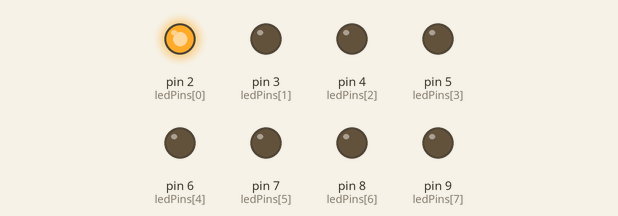
This sketch was run on a simulated Arduino Uno, built with avr-gcc and run on an emulated ATmega328P. Shown: output pins drawn as LEDs (lit = HIGH).

Above: at 0.2 s.
At 1.2 s:
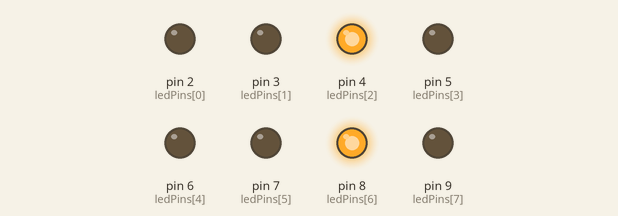
At 1.7 s:
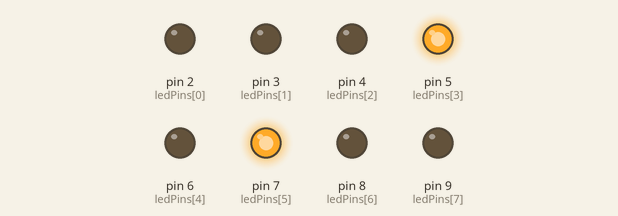
At 2.2 s:
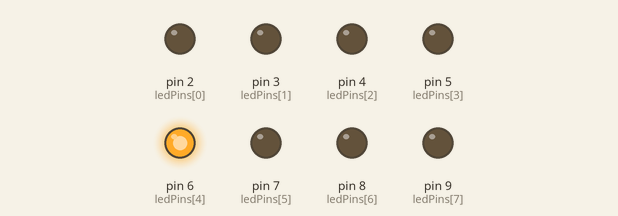
At 4.7 s:
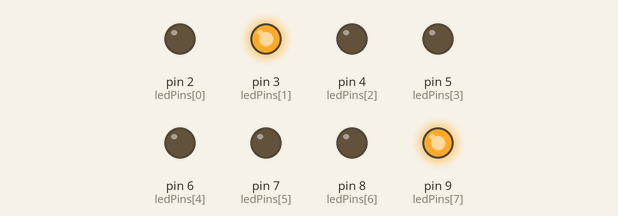
Timing chart, 0 to 5.2 s (numbered marks = the images above):
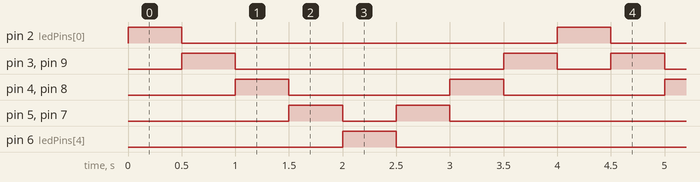

Measured:
- by itself, pin 2 (ledPins[0]), pin 6 (ledPins[4]): alternates HIGH for 0.50 s and LOW for 3.5 s
- by itself, pin 3 (ledPins[1]), pin 9 (ledPins[7]): repeats every 4.0 s: LOW 2.5 s, HIGH 0.50 s, LOW 0.50 s, HIGH 0.50 s
- by itself, pin 4 (ledPins[2]), pin 8 (ledPins[6]): alternates HIGH for 0.50 s and LOW for 1.5 s
- by itself, pin 5 (ledPins[3]), pin 7 (ledPins[5]): repeats every 4.0 s: LOW 0.50 s, HIGH 0.50 s, LOW 2.5 s, HIGH 0.50 s

The sketch:

shifting.ino
```cpp
const int ledPins[] = {2, 3, 4, 5, 6, 7, 8, 9};
const int numLeds = sizeof(ledPins) / sizeof(ledPins[0]);

void setup() {
  // Set all pins as outputs
  for (int i = 0; i < numLeds; i++) {
    pinMode(ledPins[i], OUTPUT);
  }
}

void loop() {
  for (int i = 0; i < numLeds; i++) {
    // Turn on a pair of corresponding LEDs from each end
    digitalWrite(ledPins[i], HIGH);
    digitalWrite(ledPins[numLeds - i], HIGH);
    delay(500); // Wait for 500 milliseconds

    // Turn off the LEDs
    digitalWrite(ledPins[i], LOW);
    digitalWrite(ledPins[numLeds - i], LOW);
  }
}
```
